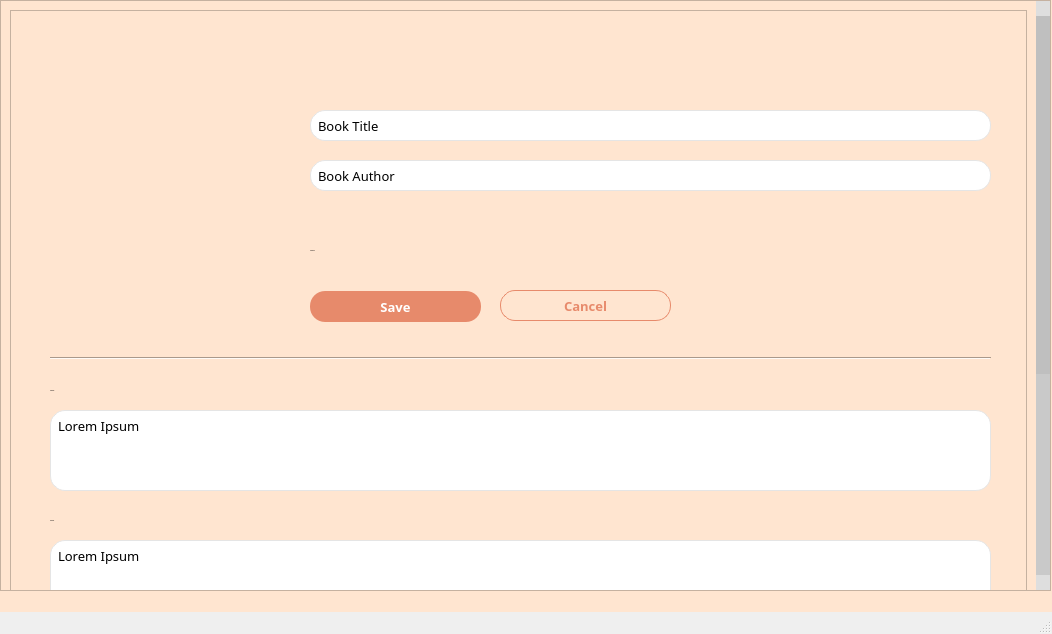
<?xml version="1.0" encoding="UTF-8"?>
<ui version="4.0">
 <class>AdminBookDetails</class>
 <widget class="QMainWindow" name="AdminBookDetails">
  <property name="geometry">
   <rect>
    <x>0</x>
    <y>0</y>
    <width>1052</width>
    <height>634</height>
   </rect>
  </property>
  <property name="minimumSize">
   <size>
    <width>1052</width>
    <height>634</height>
   </size>
  </property>
  <property name="maximumSize">
   <size>
    <width>1052</width>
    <height>634</height>
   </size>
  </property>
  <property name="windowTitle">
   <string>MainWindow</string>
  </property>
  <widget class="QWidget" name="centralwidget">
   <property name="styleSheet">
    <string notr="true">QWidget {
background: #FFE5D0;
font-family: Montserrat;
}

QPushButton {
border-radius: 15px; 
font-size: 13px;
}

/* vertical scrollbar*/
QScrollBar:vertical{
	border: none;
	background-color: #c9c9c9;
	margin: 15px 0 15px 0;
	width: 14px;
}

/* hande bar verticall */
QScrollBar::handle:vertical{
	background-color: #bfbfbf;
	min-height: 30px;
}

QScrollBar::handle:vertical:hover{
	background-color: #b5b5b5;;
}

QScrollBar::handle:vertical:pressed{
	background-color: #a1a1a1;;
}

/* top button scrollbar */
QScrollBar::sub-line:vertical{
	border: none;
	background-color: #dedede;
	height: 15px;
	subcontrol-position: top;
	subcontrol-origin: margin;
}
QScrollBar::sub-line:vertical:hover{
	background-color:#b5b5b5;
}
QScrollBar::sub-line:vertical:pressed{
	background-color: #a1a1a1;
}

/* bottom button scrollbar */
QScrollBar::add-line:vertical{
	border: none;
	background-color: #dedede;
	height: 15px;
	subcontrol-position: bottom;
	subcontrol-origin: margin;
}

QScrollBar::add-line:vertical:hover{
	background-color:#bfbfbf;
}

QScrollBar::add-line:vertical:pressed{
	background-color: #a1a1a1;
}</string>
   </property>
   <widget class="QScrollArea" name="scrollArea">
    <property name="geometry">
     <rect>
      <x>0</x>
      <y>0</y>
      <width>1051</width>
      <height>591</height>
     </rect>
    </property>
    <property name="styleSheet">
     <string notr="true"/>
    </property>
    <property name="widgetResizable">
     <bool>true</bool>
    </property>
    <widget class="QWidget" name="scrollAreaWidgetContents_2">
     <property name="geometry">
      <rect>
       <x>0</x>
       <y>0</y>
       <width>1035</width>
       <height>918</height>
      </rect>
     </property>
     <layout class="QGridLayout" name="gridLayout">
      <item row="0" column="0">
       <widget class="QFrame" name="frame">
        <property name="minimumSize">
         <size>
          <width>0</width>
          <height>900</height>
         </size>
        </property>
        <property name="frameShape">
         <enum>QFrame::StyledPanel</enum>
        </property>
        <property name="frameShadow">
         <enum>QFrame::Raised</enum>
        </property>
        <widget class="QLabel" name="bookImage">
         <property name="geometry">
          <rect>
           <x>100</x>
           <y>100</y>
           <width>161</width>
           <height>211</height>
          </rect>
         </property>
         <property name="text">
          <string/>
         </property>
         <property name="pixmap">
          <pixmap resource="resources.qrc">:/resources/images/bblLogo.png</pixmap>
         </property>
        </widget>
        <widget class="QPushButton" name="cancelPushButton">
         <property name="geometry">
          <rect>
           <x>490</x>
           <y>280</y>
           <width>171</width>
           <height>31</height>
          </rect>
         </property>
         <property name="styleSheet">
          <string notr="true">QPushButton {
border: 1px solid;
border-color: #E78A6B;
color:  #E78A6B;
font-weight: 500;
}

QPushButton:hover {
background-color: rgba(231, 138, 107, 0.2);
}

QPushButton:pressed {
background-color: rgba(231, 138, 107, 0.1);
}</string>
         </property>
         <property name="text">
          <string>Cancel</string>
         </property>
        </widget>
        <widget class="QPushButton" name="savePushButton">
         <property name="geometry">
          <rect>
           <x>300</x>
           <y>281</y>
           <width>171</width>
           <height>31</height>
          </rect>
         </property>
         <property name="styleSheet">
          <string notr="true">QPushButton {
background-color: #E78A6B;
color:  #fff;
font-weight: 500;
}

QPushButton:hover {
background-color: rgba(231, 138, 107, 0.8);
}

QPushButton:pressed {
background-color: rgb(196, 116, 90);
}</string>
         </property>
         <property name="text">
          <string>Save</string>
         </property>
        </widget>
        <widget class="QLabel" name="availabilityLabel">
         <property name="geometry">
          <rect>
           <x>300</x>
           <y>230</y>
           <width>331</width>
           <height>21</height>
          </rect>
         </property>
         <property name="font">
          <font>
           <family>Montserrat Medium</family>
           <pointsize>-1</pointsize>
           <weight>50</weight>
           <italic>false</italic>
           <bold>false</bold>
          </font>
         </property>
         <property name="styleSheet">
          <string notr="true">QLabel {
font: 16px &quot;Montserrat Medium&quot;;
}</string>
         </property>
         <property name="text">
          <string>Availability</string>
         </property>
         <property name="alignment">
          <set>Qt::AlignLeading|Qt::AlignLeft|Qt::AlignVCenter</set>
         </property>
        </widget>
        <widget class="Line" name="line">
         <property name="geometry">
          <rect>
           <x>40</x>
           <y>340</y>
           <width>941</width>
           <height>16</height>
          </rect>
         </property>
         <property name="orientation">
          <enum>Qt::Horizontal</enum>
         </property>
        </widget>
        <widget class="QLabel" name="summaryLabel">
         <property name="geometry">
          <rect>
           <x>40</x>
           <y>370</y>
           <width>331</width>
           <height>21</height>
          </rect>
         </property>
         <property name="font">
          <font>
           <family>Montserrat Medium</family>
           <pointsize>-1</pointsize>
           <weight>50</weight>
           <italic>false</italic>
           <bold>false</bold>
          </font>
         </property>
         <property name="styleSheet">
          <string notr="true">QLabel {
font: 16px &quot;Montserrat Medium&quot;;
}</string>
         </property>
         <property name="text">
          <string>Summary</string>
         </property>
         <property name="alignment">
          <set>Qt::AlignLeading|Qt::AlignLeft|Qt::AlignVCenter</set>
         </property>
        </widget>
        <widget class="QLabel" name="genreLabel">
         <property name="geometry">
          <rect>
           <x>40</x>
           <y>630</y>
           <width>331</width>
           <height>21</height>
          </rect>
         </property>
         <property name="font">
          <font>
           <family>Montserrat Medium</family>
           <pointsize>-1</pointsize>
           <weight>50</weight>
           <italic>false</italic>
           <bold>false</bold>
          </font>
         </property>
         <property name="styleSheet">
          <string notr="true">QLabel {
font: 16px &quot;Montserrat Medium&quot;;
}</string>
         </property>
         <property name="text">
          <string>Genre(s)</string>
         </property>
         <property name="alignment">
          <set>Qt::AlignLeading|Qt::AlignLeft|Qt::AlignVCenter</set>
         </property>
        </widget>
        <widget class="QLabel" name="logoImage">
         <property name="geometry">
          <rect>
           <x>20</x>
           <y>10</y>
           <width>441</width>
           <height>61</height>
          </rect>
         </property>
         <property name="text">
          <string/>
         </property>
         <property name="pixmap">
          <pixmap resource="resources.qrc">:/resources/images/bblLogo.png</pixmap>
         </property>
        </widget>
        <widget class="QLabel" name="publisherLabel">
         <property name="geometry">
          <rect>
           <x>40</x>
           <y>500</y>
           <width>331</width>
           <height>21</height>
          </rect>
         </property>
         <property name="font">
          <font>
           <family>Montserrat Medium</family>
           <pointsize>-1</pointsize>
           <weight>50</weight>
           <italic>false</italic>
           <bold>false</bold>
          </font>
         </property>
         <property name="styleSheet">
          <string notr="true">QLabel {
font: 16px &quot;Montserrat Medium&quot;;
}</string>
         </property>
         <property name="text">
          <string>Publisher</string>
         </property>
         <property name="alignment">
          <set>Qt::AlignLeading|Qt::AlignLeft|Qt::AlignVCenter</set>
         </property>
        </widget>
        <widget class="QLineEdit" name="titleLineEdit">
         <property name="geometry">
          <rect>
           <x>300</x>
           <y>100</y>
           <width>681</width>
           <height>31</height>
          </rect>
         </property>
         <property name="styleSheet">
          <string notr="true">QLineEdit {
border: 1px solid;
border-radius: 15px;
border-color: #e5e5e5;
background-color: palette(base);
padding: 0px 5px;
font-size: 13px;
}</string>
         </property>
         <property name="text">
          <string>Book Title</string>
         </property>
        </widget>
        <widget class="QLineEdit" name="authorLineEdit">
         <property name="geometry">
          <rect>
           <x>300</x>
           <y>150</y>
           <width>681</width>
           <height>31</height>
          </rect>
         </property>
         <property name="styleSheet">
          <string notr="true">QLineEdit {
border: 1px solid;
border-radius: 15px;
border-color: #e5e5e5;
background-color: palette(base);
padding: 0px 5px;
font-size: 13px;
}</string>
         </property>
         <property name="text">
          <string>Book Author</string>
         </property>
        </widget>
        <widget class="QLineEdit" name="summaryLineEdit">
         <property name="geometry">
          <rect>
           <x>40</x>
           <y>400</y>
           <width>941</width>
           <height>81</height>
          </rect>
         </property>
         <property name="styleSheet">
          <string notr="true">QLineEdit {
border: 1px solid;
border-radius: 15px;
border-color: #e5e5e5;
background-color: palette(base);
padding: 5px;
font-size: 13px;
}</string>
         </property>
         <property name="text">
          <string>Lorem Ipsum</string>
         </property>
         <property name="alignment">
          <set>Qt::AlignLeading|Qt::AlignLeft|Qt::AlignTop</set>
         </property>
        </widget>
        <widget class="QLineEdit" name="publisherLineEdit">
         <property name="geometry">
          <rect>
           <x>40</x>
           <y>530</y>
           <width>941</width>
           <height>81</height>
          </rect>
         </property>
         <property name="styleSheet">
          <string notr="true">QLineEdit {
border: 1px solid;
border-radius: 15px;
border-color: #e5e5e5;
background-color: palette(base);
padding: 5px;
font-size: 13px;
}</string>
         </property>
         <property name="text">
          <string>Lorem Ipsum</string>
         </property>
         <property name="alignment">
          <set>Qt::AlignLeading|Qt::AlignLeft|Qt::AlignTop</set>
         </property>
        </widget>
        <widget class="QLineEdit" name="genreLineEdit">
         <property name="geometry">
          <rect>
           <x>40</x>
           <y>660</y>
           <width>941</width>
           <height>81</height>
          </rect>
         </property>
         <property name="styleSheet">
          <string notr="true">QLineEdit {
border: 1px solid;
border-radius: 15px;
border-color: #e5e5e5;
background-color: palette(base);
padding: 5px;
font-size: 13px;
}</string>
         </property>
         <property name="text">
          <string>Lorem Ipsum</string>
         </property>
         <property name="alignment">
          <set>Qt::AlignLeading|Qt::AlignLeft|Qt::AlignTop</set>
         </property>
        </widget>
       </widget>
      </item>
     </layout>
    </widget>
   </widget>
  </widget>
  <widget class="QMenuBar" name="menuAccount">
   <property name="geometry">
    <rect>
     <x>0</x>
     <y>0</y>
     <width>1052</width>
     <height>21</height>
    </rect>
   </property>
  </widget>
  <widget class="QStatusBar" name="statusbar"/>
 </widget>
 <resources>
  <include location="resources.qrc"/>
 </resources>
 <connections/>
</ui>
